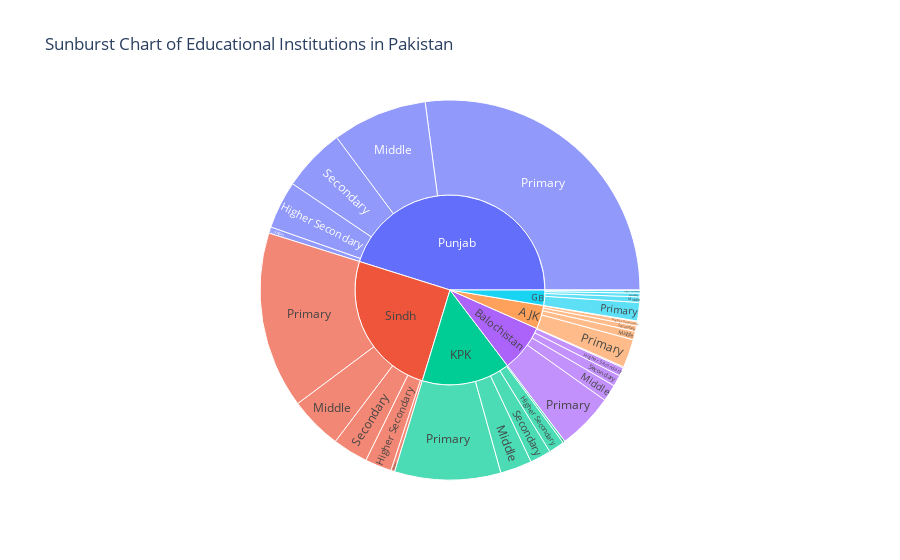

This figure's notebook cell:
### Code cell
plt.figure(figsize=(12, 8))
fig = px.sunburst(df, path=['Province', 'School Level'], values='Regular Private Schools', title='Sunburst Chart of Educational Institutions in Pakistan')
fig.write_html("sunburst_chart.html")
fig.show()

### Figure 1 — Plotly figure (JSON) as saved in the notebook; plotly's stock layout.template omitted (floating-point values rounded to 4 significant figures)
{"data": [{"branchvalues": "total", "domain": {"x": [0, 1], "y": [0, 1]}, "hovertemplate": "labels=%{label}<br>Regular Private Schools=%{value}<br>parent=%{parent}<br>id=%{id}<extra></extra>", "ids": ["Punjab/Primary", "Punjab/Middle", "Punjab/Secondary", "Punjab/Higher Secondary", "Punjab/Colleges", "Sindh/Primary", "Sindh/Middle", "Sindh/Secondary", "Sindh/Higher Secondary", "Sindh/Colleges", "KPK/Primary", "KPK/Middle", "KPK/Secondary", "KPK/Higher Secondary", "KPK/Colleges", "Balochistan/Primary", "Balochistan/Middle", "Balochistan/Secondary", "Balochistan/Higher Secondary", "Balochistan/Colleges", "AJK/Primary", "AJK/Middle", "AJK/Secondary", "AJK/Higher Secondary", "AJK/Colleges", "GB/Primary", "GB/Middle", "GB/Secondary", "GB/Higher Secondary", "GB/Colleges", "Punjab", "Sindh", "KPK", "Balochistan", "AJK", "GB"], "labels": ["Primary", "Middle", "Secondary", "Higher Secondary", "Colleges", "Primary", "Middle", "Secondary", "Higher Secondary", "Colleges", "Primary", "Middle", "Secondary", "Higher Secondary", "Colleges", "Primary", "Middle", "Secondary", "Higher Secondary", "Colleges", "Primary", "Middle", "Secondary", "Higher Secondary", "Colleges", "Primary", "Middle", "Secondary", "Higher Secondary", "Colleges", "Punjab", "Sindh", "KPK", "Balochistan", "AJK", "GB"], "name": "", "parents": ["Punjab", "Punjab", "Punjab", "Punjab", "Punjab", "Sindh", "Sindh", "Sindh", "Sindh", "Sindh", "KPK", "KPK", "KPK", "KPK", "KPK", "Balochistan", "Balochistan", "Balochistan", "Balochistan", "Balochistan", "AJK", "AJK", "AJK", "AJK", "AJK", "GB", "GB", "GB", "GB", "GB", "", "", "", "", "", ""], "type": "sunburst", "values": [25650.0, 7650.0, 5100.0, 3850.0, 500.0, 14250.0, 4250.0, 2850.0, 2150.0, 300.0, 8550.0, 2550.0, 1700.0, 1275.0, 175.0, 4560.0, 1360.0, 910.0, 680.0, 90.0, 2280.0, 680.0, 455.0, 340.0, 45.0, 1486.0, 444.0, 297.0, 222.0, 30.0, 42750.0, 23800.0, 14250.0, 7600.0, 3800.0, 2479.0]}], "layout": {"legend": {"tracegroupgap": 0}, "title": {"text": "Sunburst Chart of Educational Institutions in Pakistan"}}}
